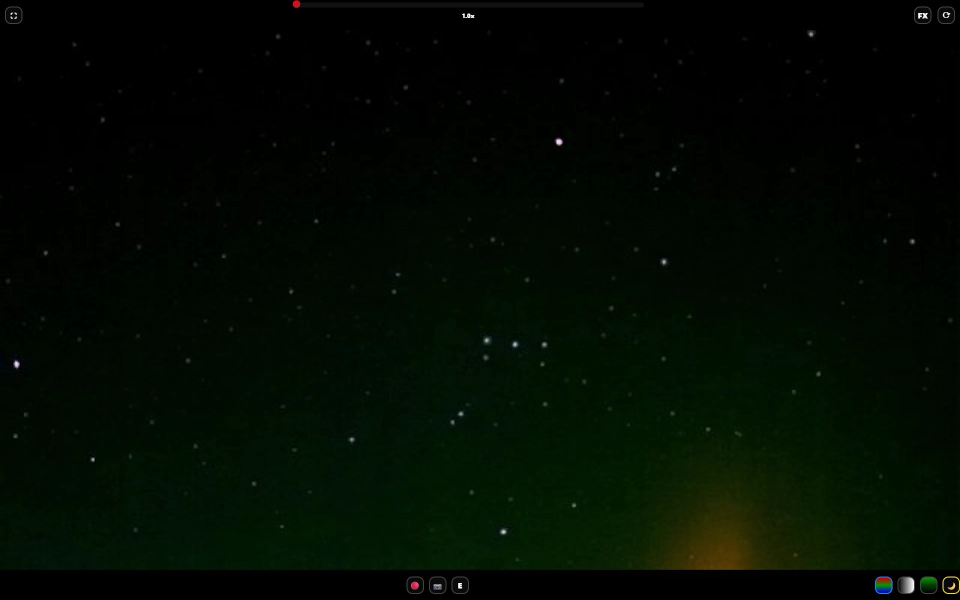
#> input picture interface.jpg, 1920 x 1200 px (shown at 1/2 size); its folder holds only this picture in this run
$ python -i rpi_server.py   (imports and definitions only)   (older library calls are emulated)
#> lines starting #> are read from the running program, lines starting #| are printed output that depends on the picture
#!/usr/bin/env python3
"""
SiOnyx Aurora RPi5 Server with STREAMLINED ADMD Dot Detection
- STREAMLINED PROCESSING: Chroma denoise → Shadow desat → Soft-knee black
- MULTI-THREADED R/G/B ADMD processing
- UINT16 rolling accumulator with running sum (dynamic resize on-the-fly)
- THREADED overlay blur operations
- Natural, film-like results

STREAMLINED PIPELINE:
1. Temporal Averaging (2/4/8/16 frames, uint16 sum) ← runtime adjustable
2. Chroma Denoising (25×17 YUV blur - removes color splotches)
3. Shadow Desaturation (LAB space - neutralizes dark green)
4. Soft-Knee Black Level (gradient-preserving - no banding)
5. Multi-threaded ADMD (parallel R/G/B)

PERFORMANCE:
- Processing: ~200ms/frame (5 FPS)
- Natural appearance, no over-processing
"""

import socket
import requests
import threading
import time
import json
import struct
import subprocess
import cv2
import numpy as np
import queue
from concurrent.futures import ThreadPoolExecutor
from http.server import BaseHTTPRequestHandler, HTTPServer
from socketserver import ThreadingMixIn

import os
# [1 line not run here, left out]

# Configuration
CAMERA_IP = "192.168.0.1"
CAMERA_INTERFACE = "wlan0"
UDP_PORT = 34001
CONTROL_PORT = 5000
STREAM_PORT = 8080

# Dot detection config
CAM_NUMBER = 5
DOT_MULTICAST_IP = f"224.1.2.{CAM_NUMBER}"
DOT_MULTICAST_PORT = 5000
HOSTNAME = socket.gethostname()

# Global state - Camera
camera_connected = False
liveview_active = False
recording = False
eis_enabled = False
zoom_level = 100
night_mode = "NightColor"

# Global state - Dot detection
dot_detection_enabled = True
dot_min_radius = 0
dot_max_dots = 5
dot_min_z_score = 7.0
dot_min_distance = 10
detect_dark_spots = False
dot_edge_crop = 4
dark_mode = True  # Enhancement mode toggle
dark_mode_lock = threading.Lock()

# Frame storage
latest_frame = None
latest_timestamp = 0.0
latest_frame_id = 0
frame_lock = threading.Lock()
status_lock = threading.Lock()

# Dot detection storage
latest_dots_image = None
dots_image_lock = threading.Lock()

# Frame history for temporal filtering — runtime adjustable (2/4/8/16)
HISTORY_LEN = 8
VALID_HISTORY_LENS = {2, 4, 8, 16, 32, 64, 128}

# Pipeline queues - 2-stage architecture
processed_queue = queue.Queue(maxsize=2)  # Stage1 output → Stage2 input

# Thread pool for parallel ADMD processing
executor = ThreadPoolExecutor(max_workers=3)

# Pending state changes
pending_zoom = None
pending_eis = None
pending_night_mode = None
frames_since_change = 0
FRAMES_TO_CONFIRM = 2

# UDP socket for broadcasting detection results
udp_broadcast_socket = None


# ============================================================================
# STREAMLINED PROCESSING CLASSES
# ============================================================================

class RollingAccumulator:
    """uint16 rolling accumulator for high-SNR live stacking."""

    # [25 lines left out: functions __init__, update, get_mean, not called in this run]

    def get_sum(self):
        return (self.running_sum).astype(np.uint16)

    # [34 lines left out: function resize, not called in this run]

    def __len__(self):
        return self.filled


class StarFieldCleaner:
    def __init__(self, chroma_kernel=(25, 17)):
        self.kernel = chroma_kernel

    def process(self, frame_u8):
        lab = cv2.cvtColor(frame_u8, cv2.COLOR_BGR2LAB).astype(np.float32)
        l, a, b = cv2.split(lab)
        a_smooth = cv2.blur(a, self.kernel)
        b_smooth = cv2.blur(b, self.kernel)
        lab_clean = cv2.merge([l, a_smooth, b_smooth])
        return cv2.cvtColor(lab_clean.astype(np.uint8), cv2.COLOR_LAB2BGR)


class FastContrastProcessor:
    """Contrast processor with manual dark mode toggle"""

    # [69 lines left out: functions __init__, _estimate_stats, _generate_luts, process, not called in this run]


# ============================================================================
# OPTIMIZED UINT16 ADMD (NO FLOAT CONVERSIONS)
# ============================================================================

# Thread-safe caches for kernels and buffers
_PRECOMPUTED_KERNELS = {}
_KERNEL_LOCK = threading.Lock()
_ADMD_BUFFERS = {}
_BUFFER_LOCK = threading.Lock()
direction_executor = ThreadPoolExecutor(max_workers=8)  # For 8 directions within each channel

# [69 lines left out: functions get_or_create_kernels, ADMD_single_channel_uint16, not called in this run]


# ============================================================================
# TOPHAT AND PEAK DETECTION
# ============================================================================

def initialize_detection_kernels():
    """Initialize TopHat detection kernels (precomputed for speed)"""
    kernels = []
    for ksize in range(20):
        TopHat_size = 3 + ksize * 2
        kernel = np.zeros((2 * TopHat_size + 1, 2 * TopHat_size + 1), np.uint8)
        kernel[0, 0] = 1
        kernel[2 * TopHat_size, 2 * TopHat_size] = 1
        kernel[TopHat_size, 0] = 1
        kernel[2 * TopHat_size, 0] = 1
        kernel[0, TopHat_size] = 1
        kernel[0, 2 * TopHat_size] = 1
        kernel[TopHat_size, 2 * TopHat_size] = 1
        kernel[2 * TopHat_size, TopHat_size] = 1
        kernels.append(kernel)
    return kernels

# [11 lines left out: function TopHat_single_channel, not called in this run]

TopHat__KERNELS = initialize_detection_kernels()

# [456 lines left out: functions find_top_peaks, stage1_worker, detection_worker, validate_jpeg, setup_camera_route, check_camera_reachable and 4 more, not called in this run]


# ============================================================================
# CONTROL HANDLERS
# ============================================================================

class ControlHandler:
    """Handle control commands"""

    # [185 lines left out: functions get_status, set_zoom, toggle_eis, process_command, control_server_thread, handle_control_client, not called in this run]


# ============================================================================
# HTTP STREAM SERVER
# ============================================================================

class MJPEGStreamHandler(BaseHTTPRequestHandler):
    def log_message(self, format, *args):
        pass

    # [259 lines left out: functions get_status, do_GET, do_POST, do_OPTIONS, stream_with_timestamps, stream_standard and 3 more, not called in this run]

class ThreadedHTTPServer(ThreadingMixIn, HTTPServer):
    """HTTP server with TCP optimizations"""

    def server_bind(self):
        HTTPServer.server_bind(self)
        self.socket.setsockopt(socket.IPPROTO_TCP, socket.TCP_NODELAY, 1)

# [8 lines left out: function stream_server_thread, not called in this run]


# ============================================================================
# MAIN
# ============================================================================

# [71 lines not run here, left out]

>>> import cv2
>>> picture = cv2.imread('../interface.jpg')
#> picture is the input picture: shape (1200, 1920, 3); mean B, G, R 1.8, 10.6, 2.6
>>> result = StarFieldCleaner().process(picture)
#> in process, `lab = cv2.cvtColor(frame_u8, cv2.COLOR_BGR2LAB).astype(np.float32)`:
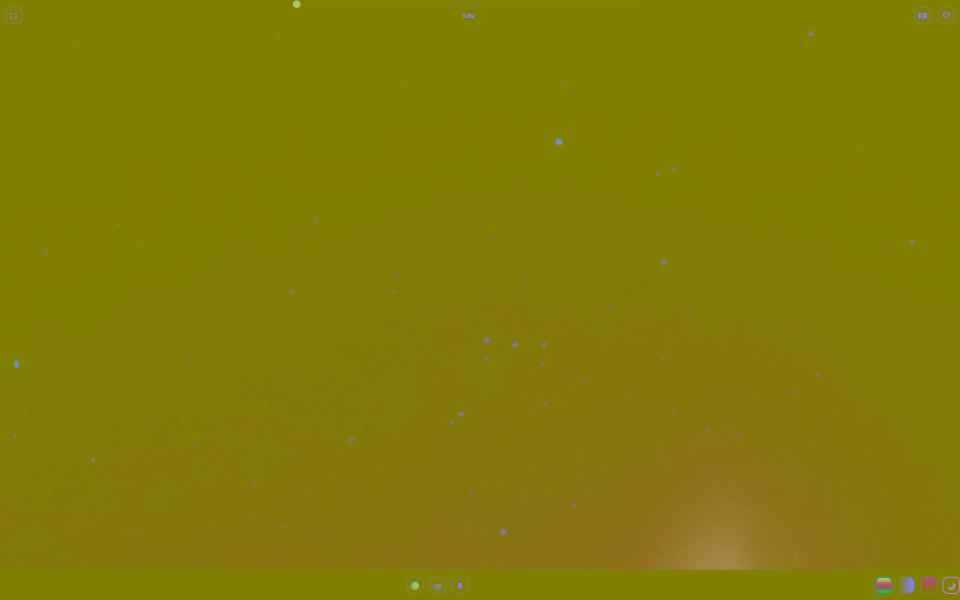
#> lab: shape (1200, 1920, 3) float32 (shown at 1/2 size); mean B, G, R 6.9, 125.9, 129.2
#> in process, `l, a, b = cv2.split(lab)`:
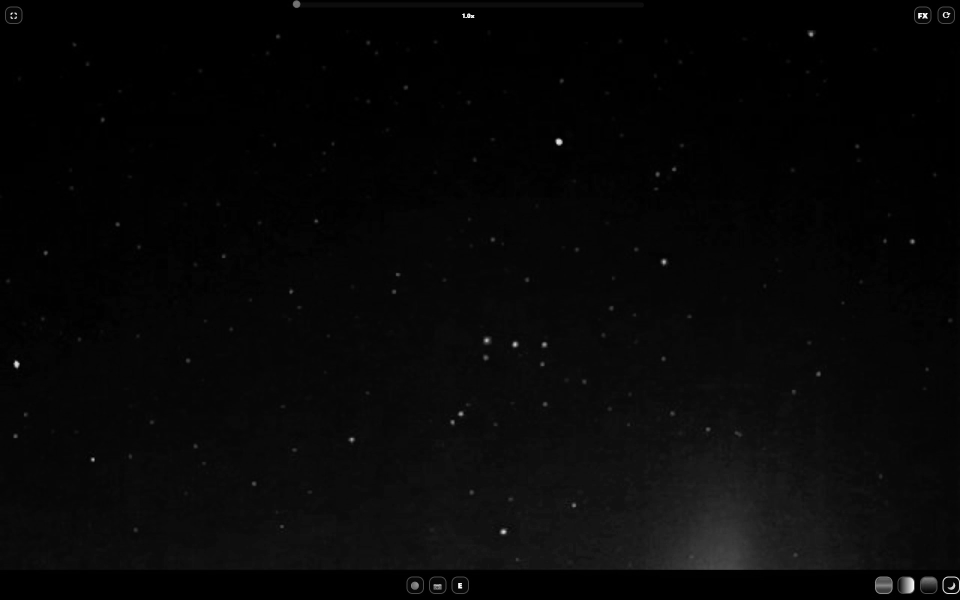
#> l: shape (1200, 1920) float32 (shown at 1/2 size); min 0, max 255, mean 6.9
#> in process, `l, a, b = cv2.split(lab)`:
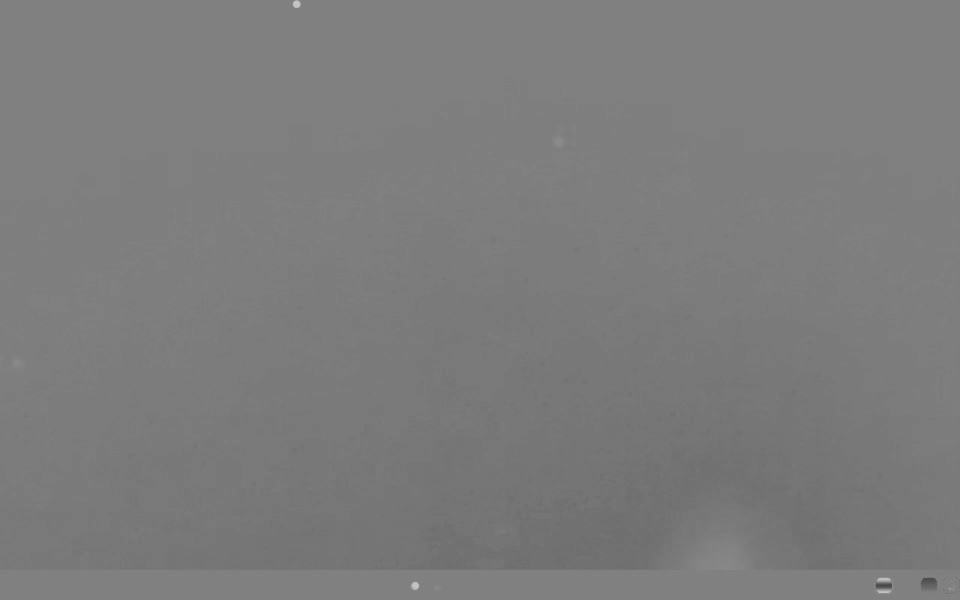
#> a: shape (1200, 1920) float32 (shown at 1/2 size); min 72, max 199, mean 124
#> in process, `l, a, b = cv2.split(lab)`:
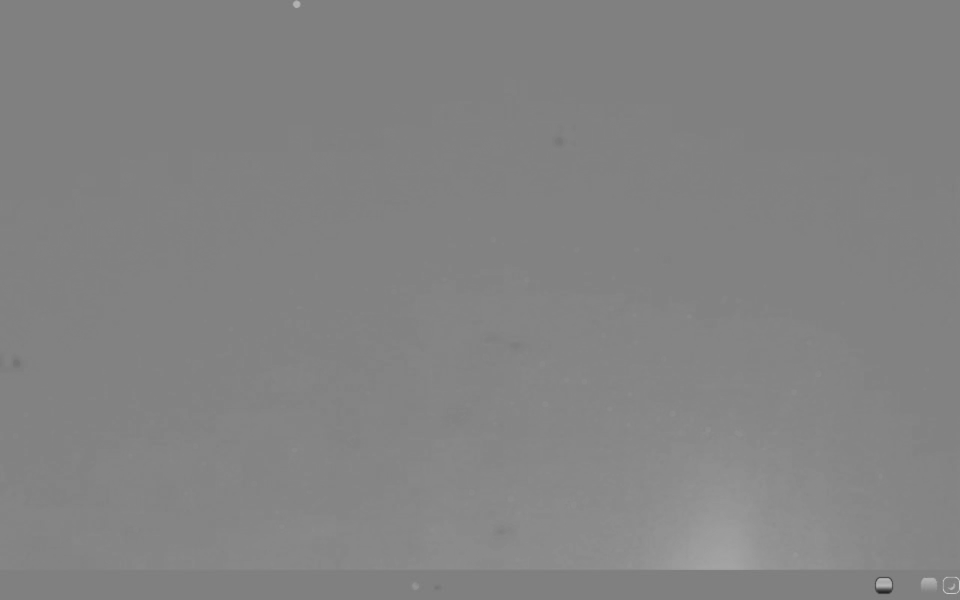
#> b: shape (1200, 1920) float32 (shown at 1/2 size); min 33, max 216, mean 131.1

$ run again, on Aurora.png
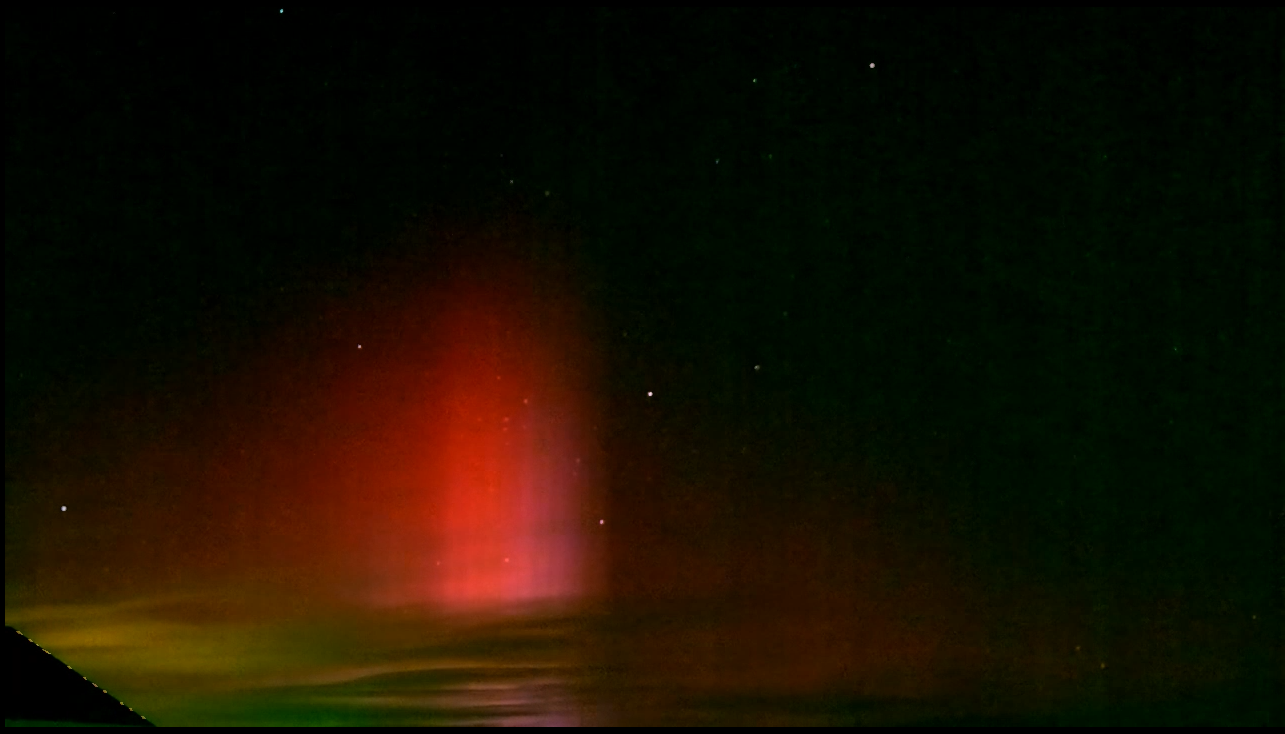
#> input picture Aurora.png, 1285 x 734 px
#> picture is the input picture: shape (734, 1285, 3); mean B, G, R 1.4, 15.4, 24.4
#> in process, `lab = cv2.cvtColor(frame_u8, cv2.COLOR_BGR2LAB).astype(np.float32)`:
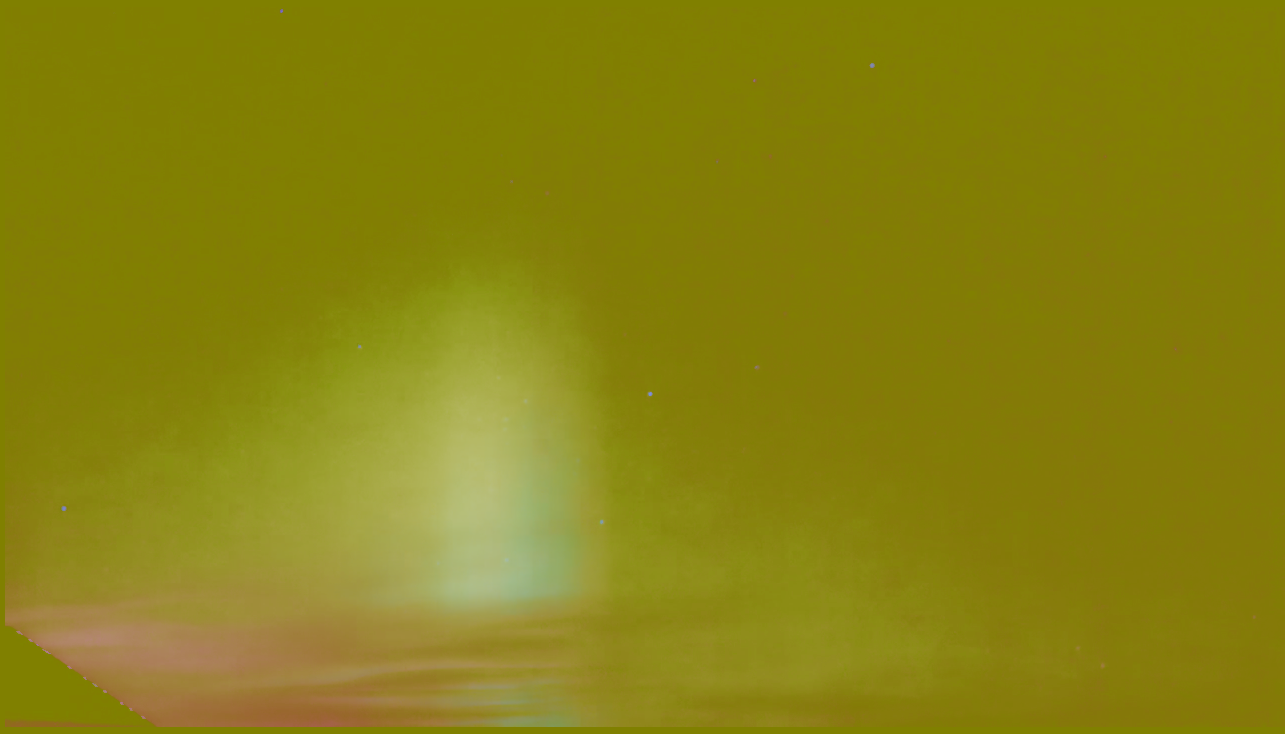
#> lab: shape (734, 1285, 3) float32; mean B, G, R 17.4, 131.2, 136.8
#> in process, `l, a, b = cv2.split(lab)`:
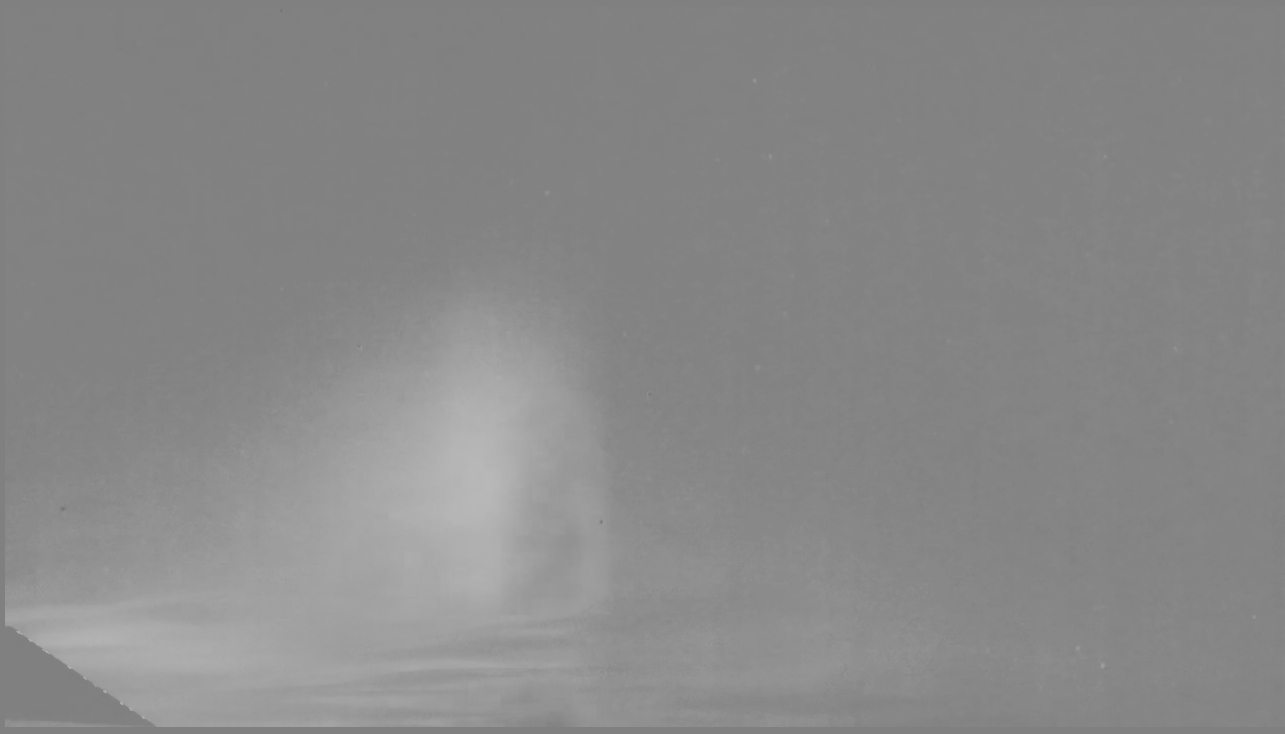
#> b: shape (734, 1285) float32; min 118, max 185, mean 137.1

$ run again, on mobile.png
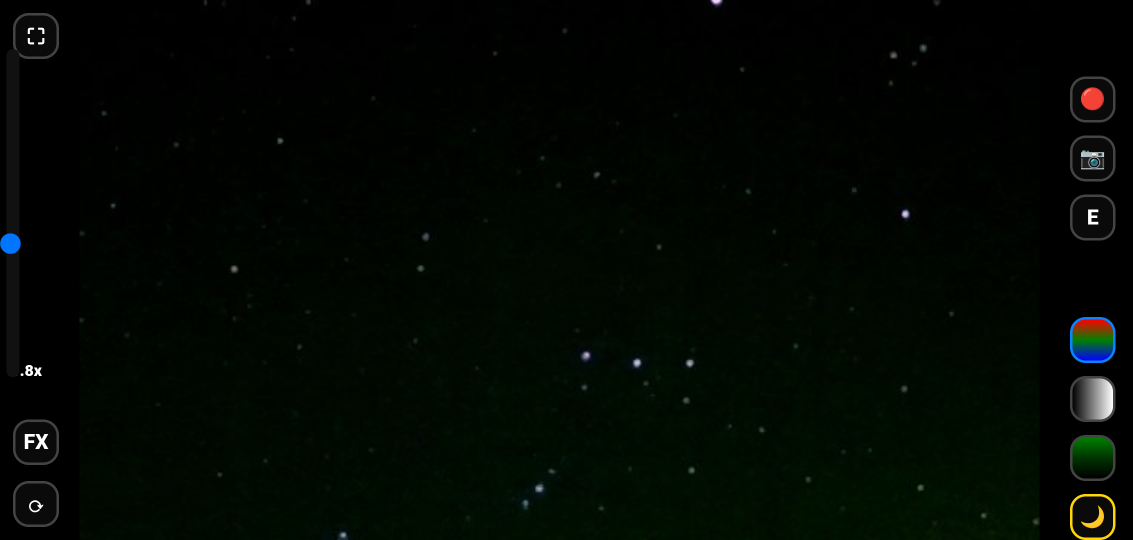
#> input picture mobile.png, 2266 x 1080 px (shown at 1/2 size)
#> picture is the input picture: shape (1080, 2266, 3); mean B, G, R 2.4, 7.7, 2.3
#> in process, `lab = cv2.cvtColor(frame_u8, cv2.COLOR_BGR2LAB).astype(np.float32)`:
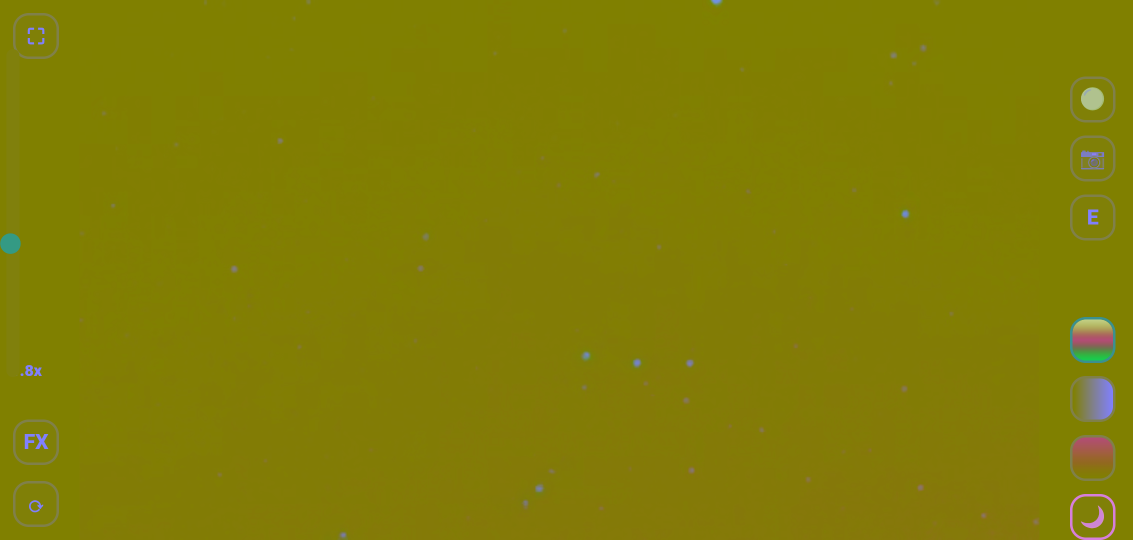
#> lab: shape (1080, 2266, 3) float32 (shown at 1/2 size); mean B, G, R 5.2, 128, 128.1
#> in process, `l, a, b = cv2.split(lab)`:
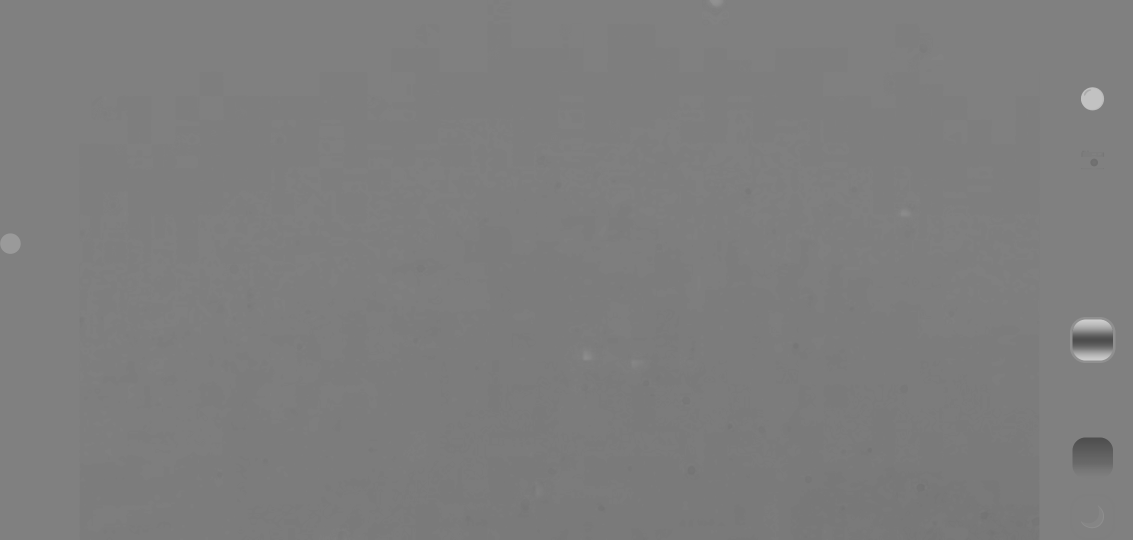
#> a: shape (1080, 2266) float32 (shown at 1/2 size); min 77, max 207, mean 125.7
